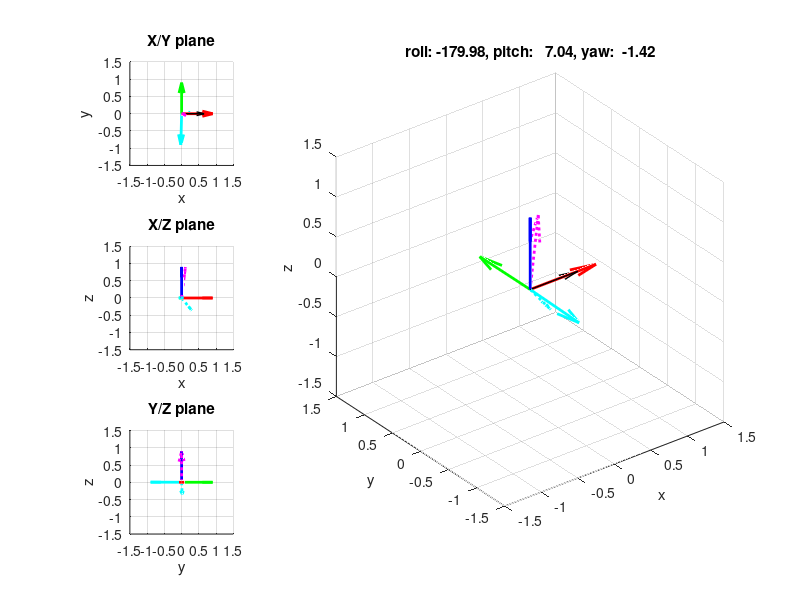
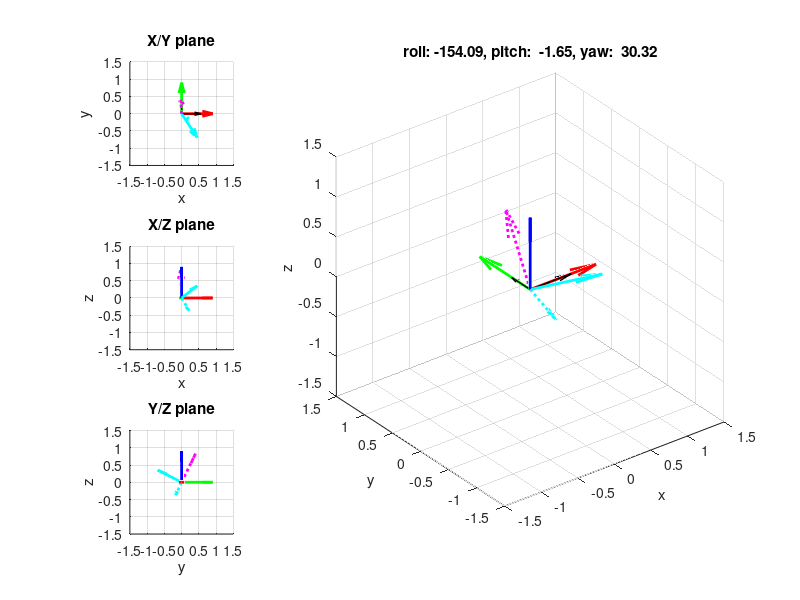
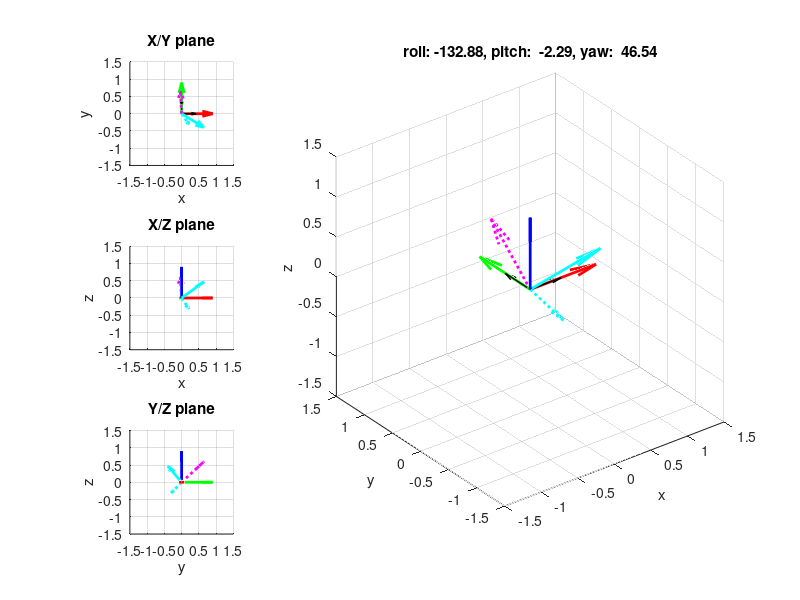
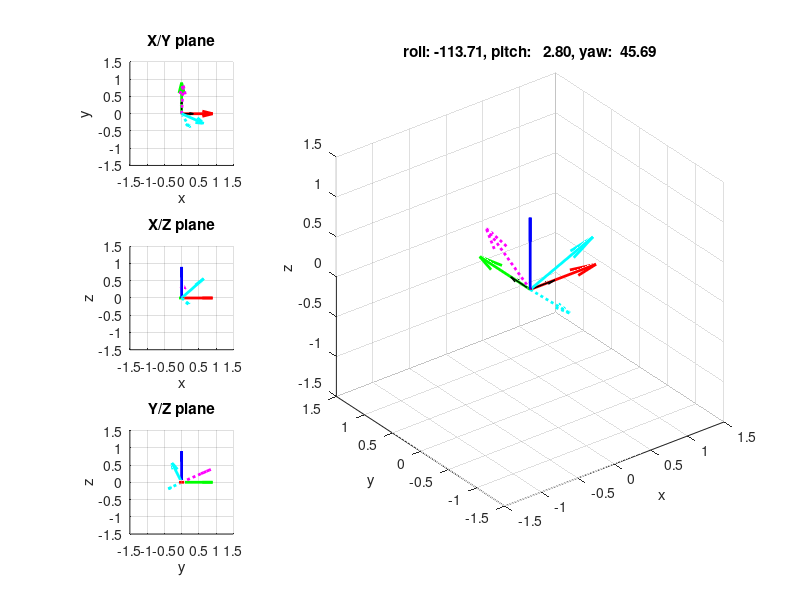

The MATLAB source for these figures, in order:
function yawpitchrolltest

close all; clc;

% pitch ~ 0, roll ~ 0

a = [
     8030
     28
     65320
     ]/65535;

m = [
     21345
     1185
     -26376
     ]/65535;

 displayify(a, m);
 
% pitch ~ 0, roll ~ 22

a = [
     -1887
     29423
     60568
     ]/65535;

m = [
     16131
     -13104
     -27591
     ]/65535;

displayify(a, m);
 
% pitch ~ 0, roll ~ 45
 
a = [
     -2622
     47484
     44099
     ]/65535;

m = [
     15735
     -22826
     -23088
     ]/65535;
     
displayify(a, m); 
 
% pitch ~ 0, roll ~ 67
 
a = [
     3207
     61746
     27114
     ]/65535;

m = [
     17513
     -29641
     -14595
     ]/65535;

displayify(a, m); 

% pitch ~ 0, roll ~ 90
 
a = [
     -3969
     67779
     843
     ]/65535;

m = [
     14602
     -36754
     -294
     ]/65535;
     
displayify(a, m); 

end

function displayify(a, m)

    %% Calculate roll and pitch

    pitch =  asind(a(1))
    roll  =  atan2d(-a(2), -a(3))

    %% Calculate yaw

    Xh = ( m(1)*cosd(pitch) + m(2)*sind(roll)*sind(pitch) + m(3)*cosd(roll)*cosd(pitch) );
    Yh = (                    m(2)*cosd(roll)             + m(3)*sind(roll)             );

    sin_yaw = Yh/sqrt(Xh^2 + Yh^2);
    cos_yaw = Xh/sqrt(Xh^2 + Yh^2);
    yaw_from_sin = asind(sin_yaw)
    yaw_from_cos = acosd(cos_yaw)

    mx =  cosd(pitch) * sin_yaw;
    my =  cosd(roll) * cos_yaw + sind(roll)*sind(pitch)*sin_yaw;
    mz = -sind(roll) * cos_yaw + cosd(roll)*sind(pitch)*sin_yaw;

    yaw   = atan2d(Yh, Xh)

    %% Plotify!

    plot_title = sprintf('roll: %6.2f, pitch: %6.2f, yaw: %6.2f', roll, pitch, yaw);
    
    %close all; 
    figure('Name', plot_title, 'NumberTitle', 'off');

    O = [0 0 0];
    X = [1 0 0];
    Y = [0 1 0];
    Z = [0 0 1];

    subplot(3,3,1);
    quiver3(O(1), O(2), O(3), X(1), X(2), X(3), 'r', 'LineWidth', 2); hold on;
    quiver3(O(1), O(2), O(3), Y(1), Y(2), Y(3), 'g', 'LineWidth', 2);
    quiver3(O(1), O(2), O(3), Z(1), Z(2), Z(3), 'b', 'LineWidth', 2);
    quiver3(O(1), O(2), O(3), a(1), a(2), a(3), ':m', 'LineWidth', 2);
    quiver3(O(1), O(2), O(3), m(1), m(2), m(3), ':c', 'LineWidth', 2);
    quiver3(O(1), O(2), O(3), Xh, 0, 0, 'k', 'LineWidth', 1);
    quiver3(O(1), O(2), O(3), 0, Yh, 0, 'k', 'LineWidth', 1);
    quiver3(O(1), O(2), O(3), mx, my, mz, 'c', 'LineWidth', 2);
    xlim([-1.5 1.5]); ylim([-1.5 1.5]); zlim([-1.5 1.5]);
    view(0, 90);
    xlabel('x');
    ylabel('y');
    zlabel('z');
    title('X/Y plane');
    axis square;

    subplot(3,3,4);
    quiver3(O(1), O(2), O(3), X(1), X(2), X(3), 'r', 'LineWidth', 2); hold on;
    quiver3(O(1), O(2), O(3), Y(1), Y(2), Y(3), 'g', 'LineWidth', 2);
    quiver3(O(1), O(2), O(3), Z(1), Z(2), Z(3), 'b', 'LineWidth', 2);
    quiver3(O(1), O(2), O(3), a(1), a(2), a(3), ':m', 'LineWidth', 2);
    quiver3(O(1), O(2), O(3), m(1), m(2), m(3), ':c', 'LineWidth', 2);
    quiver3(O(1), O(2), O(3), mx, my, mz, 'c', 'LineWidth', 2);
    xlim([-1.5 1.5]); ylim([-1.5 1.5]); zlim([-1.5 1.5]);
    view(0, 0);
    xlabel('x');
    ylabel('y');
    zlabel('z');
    title('X/Z plane');
    axis square;

    subplot(3,3,7);
    quiver3(O(1), O(2), O(3), X(1), X(2), X(3), 'r', 'LineWidth', 2); hold on;
    quiver3(O(1), O(2), O(3), Y(1), Y(2), Y(3), 'g', 'LineWidth', 2);
    quiver3(O(1), O(2), O(3), Z(1), Z(2), Z(3), 'b', 'LineWidth', 2);
    quiver3(O(1), O(2), O(3), a(1), a(2), a(3), ':m', 'LineWidth', 2);
    quiver3(O(1), O(2), O(3), m(1), m(2), m(3), ':c', 'LineWidth', 2);
    quiver3(O(1), O(2), O(3), mx, my, mz, 'c', 'LineWidth', 2);
    xlim([-1.5 1.5]); ylim([-1.5 1.5]); zlim([-1.5 1.5]);
    view(90, 0);
    xlabel('x');
    ylabel('y');
    zlabel('z');
    title('Y/Z plane');
    axis square;

    subplot(3,3, [2:3, 5:6, 8:9]);
    quiver3(O(1), O(2), O(3), X(1), X(2), X(3), 'r', 'LineWidth', 2); hold on;
    quiver3(O(1), O(2), O(3), Y(1), Y(2), Y(3), 'g', 'LineWidth', 2);
    quiver3(O(1), O(2), O(3), Z(1), Z(2), Z(3), 'b', 'LineWidth', 2);
    quiver3(O(1), O(2), O(3), a(1), a(2), a(3), ':m', 'LineWidth', 2);
    quiver3(O(1), O(2), O(3), m(1), m(2), m(3), ':c', 'LineWidth', 2);
    quiver3(O(1), O(2), O(3), Xh, 0, 0, 'k', 'LineWidth', 1);
    quiver3(O(1), O(2), O(3), 0, Yh, 0, 'k', 'LineWidth', 1);
    quiver3(O(1), O(2), O(3), mx, my, mz, 'c', 'LineWidth', 2);
    xlim([-1.5 1.5]); ylim([-1.5 1.5]); zlim([-1.5 1.5]);
    title(plot_title);
    xlabel('x');
    ylabel('y');
    zlabel('z');
    axis square;
    rotate3d;

end